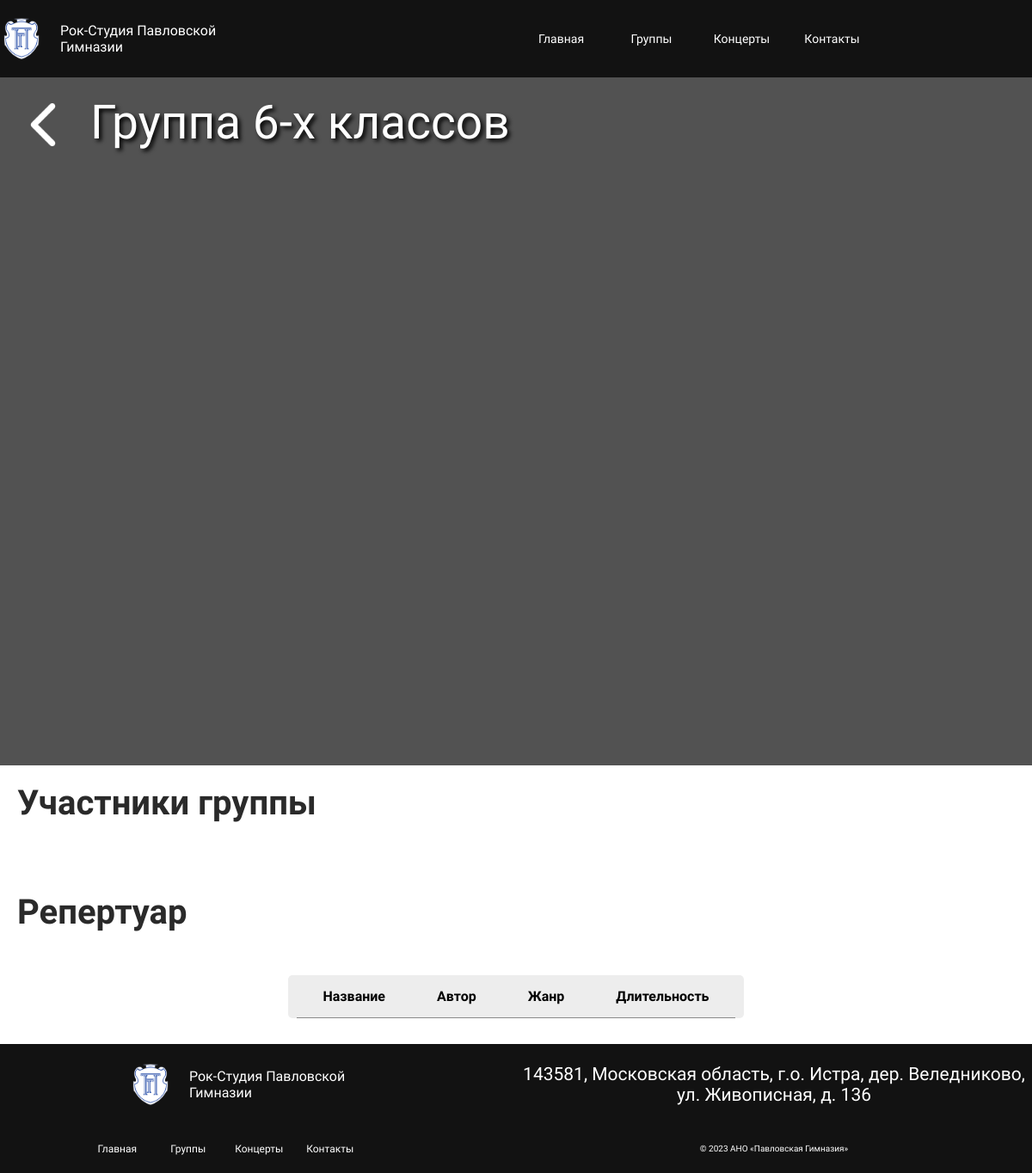
The page /MusicStudio/groups/1 on the database as committed earlier.
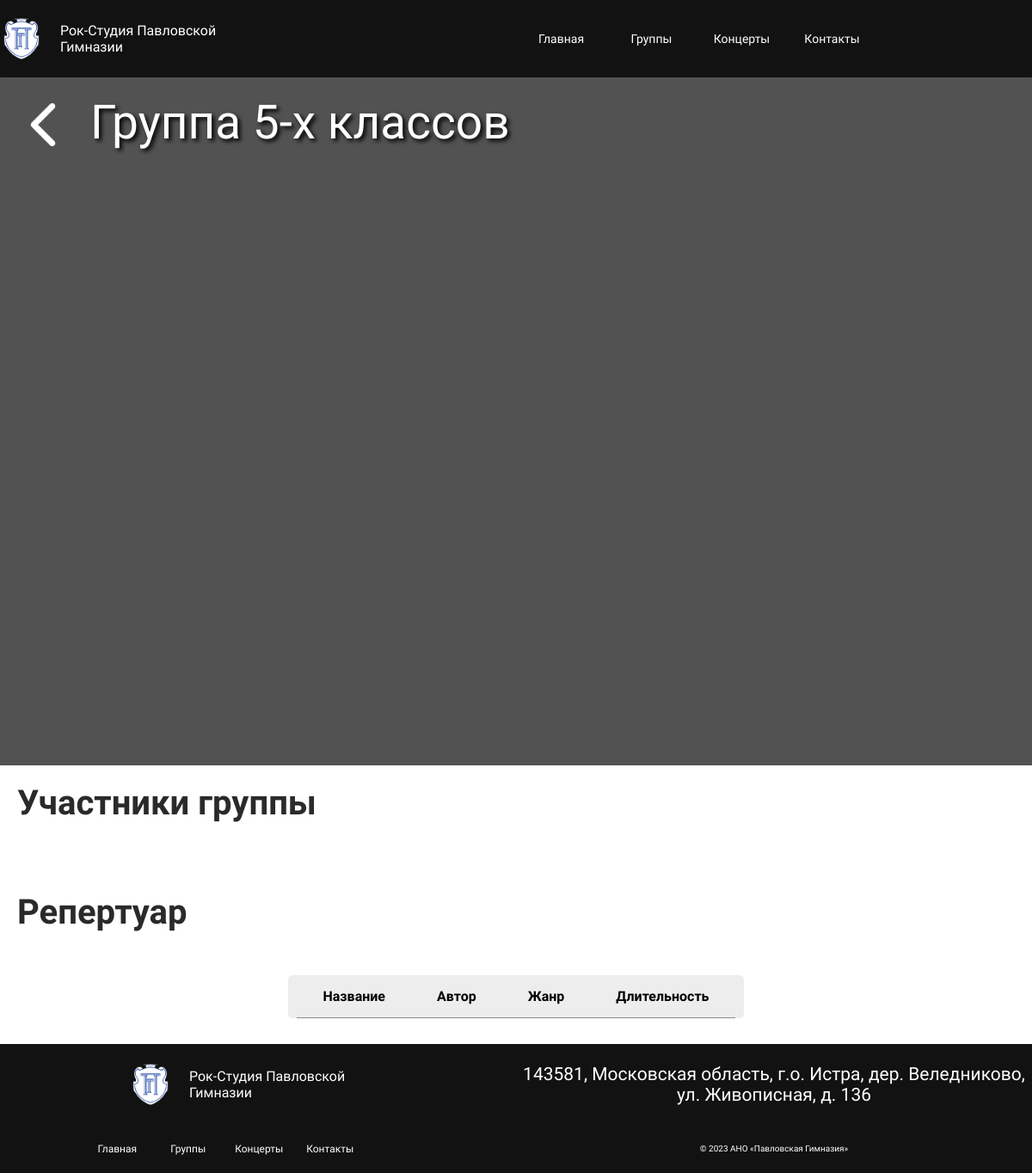
The same page on the database as committed later.
### MusicStudioApp/models.py (models this page shows, shortened)
class Group(models.Model):
    name = models.CharField(max_length = 150)
    song = models.ManyToManyField(Song, null = True)
    member = models.ManyToManyField('Member', null = True)
    main_photo = models.ForeignKey(
        'Image',
        null=True,
        on_delete=models.CASCADE,
        related_name = "main_group_photo"
    )
    photos = models.ManyToManyField('Image', null = True, related_name = "group_photos")

### MusicStudioApp/views.py (the view)
# urls.py: path('MusicStudio/groups/<int:group_id>', views.group_view),
def group_view(request, group_id):
    group = get_object_or_404(Group, pk=group_id)
    songs = group.song.all()
    members = group.member.all()
    print(songs)
    print(members)
    context = {
        "title": "Страница группы",
        "id": group_id,
        "songs": songs,
        "group": group,
        "members": members
    }
    return render(request, "MusicStudio/group.html", context)

### MusicStudioApp/templates/MusicStudio/group.html (shortened to what this page needs)
<!DOCTYPE html>
{% load static  %}
<html lang="en">
<head>
    <link rel="stylesheet" href="{% static "css/style.css"%}">
    <link rel="stylesheet" href="{% static "css/group.css"%}">
</head>
<body>
    <div class="header">
        <div class="logo">
            <div class="logo-wrapper">
                <img src="{% static "img/Logo.png"%}" alt="" >
            </div>
            <p>Рок-Студия Павловской Гимназии</p>
        </div>
        <div class="nav">
            <div class="link-wrapper">
                <div class="link">
                    Главная
                </div>
                <div class="link">
                    Группы
                </div>
                <div class="link">
                    Концерты
                </div>
                <div class="link">
                    Контакты
                </div>
            </div>
        </div>
    </div>
    <div class="main">
        <div class="group-pic">
            <div class="filter-layer">
            </div>
            <img src="
                {% if group.main_photo %}
                    {{ group.main_photo.src.url }}
                {% else %}
                    https://placehold.co/600x400?text=Image
                {% endif %}
            "
            alt="" style="width: 100%">
            <div class="group-text">
                <a href="{% url 'groups'%}">
                     <img src="{% static "img/arrow-down-sign-to-navigate.png"%}" id = "back-button" alt="">
                </a>
                <p>{{ group.name }}</p>
            </div>
        </div>
        <div class="group-page-title">
            Участники группы
        </div>
        <div class="members">
        </div>
        <div class="group-page-title">
            Репертуар
        </div>
        <div class="repertoire">
            <div>
                <table class="repertoire-table">
                    <tr>
                        <th>Название</th>
                        <th>Автор</th>
                        <th>Жанр</th>
                        <th>Длительность</th>
                    </tr>
                </table>
            </div>
        </div>
    </div>
    <div class="footer">
        <div class="footer-content">
            <div class="logo">
                <div class="logo-wrapper">
                    <img src="{% static "img/Logo.png"%}" alt="" >
                </div>
                <p>Рок-Студия Павловской Гимназии</p>
            </div>
            <div class="footer-links">
                <div class="footer-link-wrapper">
                    <div class="footer-link">
                        Главная
                    </div>
                    <div class="footer-link">
                        Группы
                    </div>
                    <div class="footer-link">
                        Концерты
                    </div>
                    <div class="footer-link">
                        Контакты
                    </div>
                </div>
            </div>
        </div>
        <div class="footer-info">
            <div class="adress">
                <p>143581, Московская область, г.о. Истра, дер. Веледниково, ул. Живописная, д. 136</p>
            </div>
            <div class="autor">
                © 2023 АНО «Павловская Гимназия»
            </div>
        </div>
    </div>
</body>
</html>

Rows that differ between the two databases and show on the page:
changed Group: name "Группа 6-х классов" → "Группа 5-х классов"
